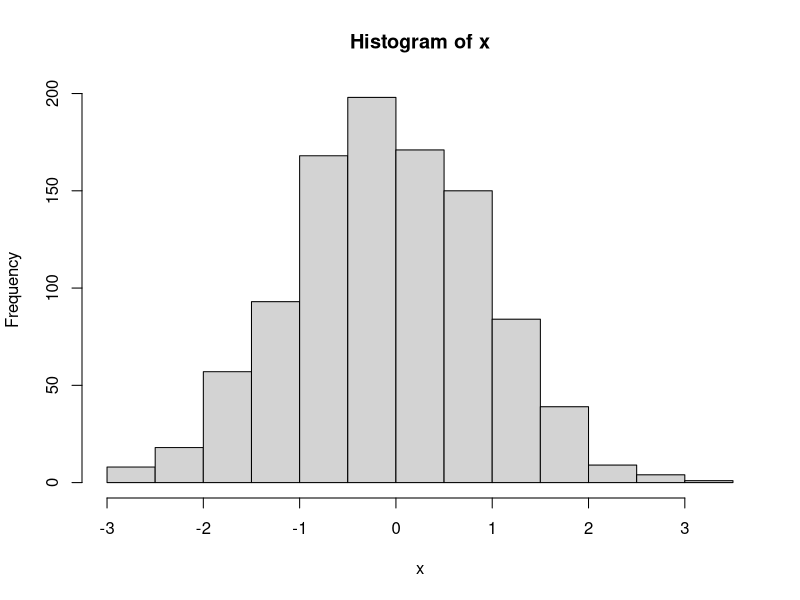
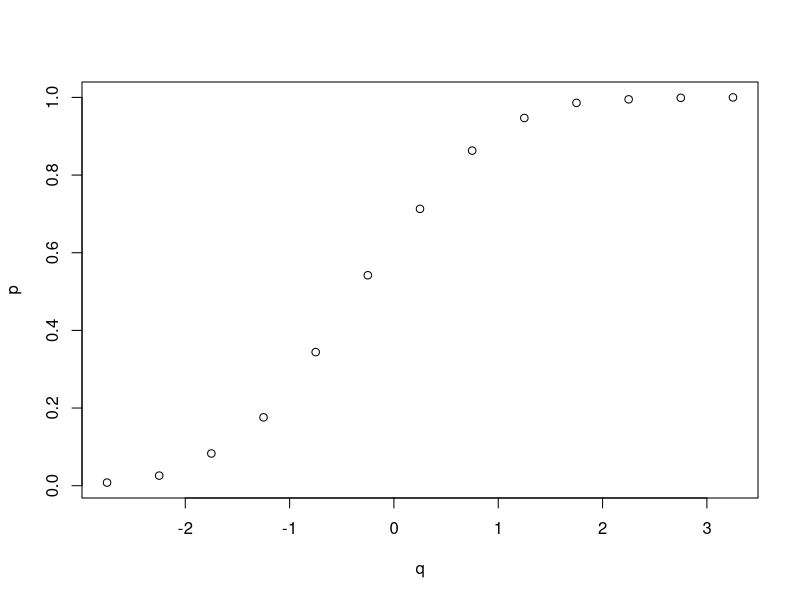
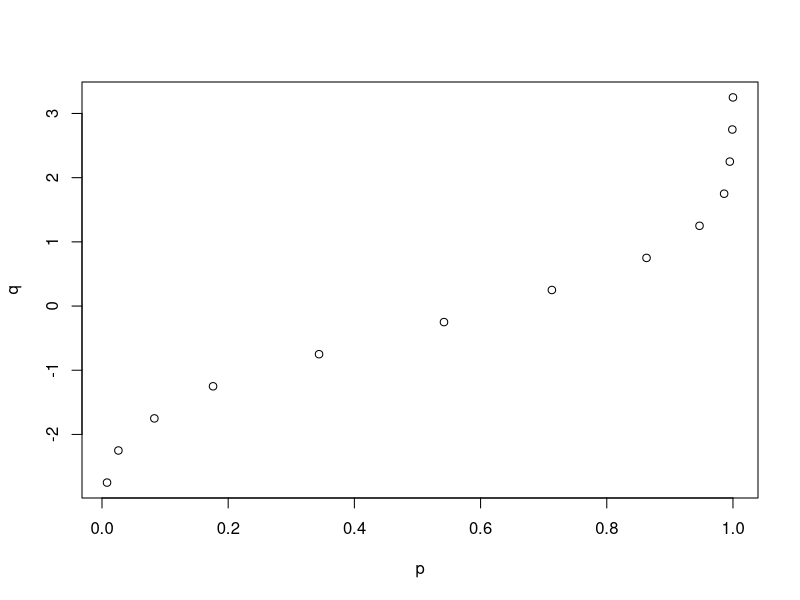
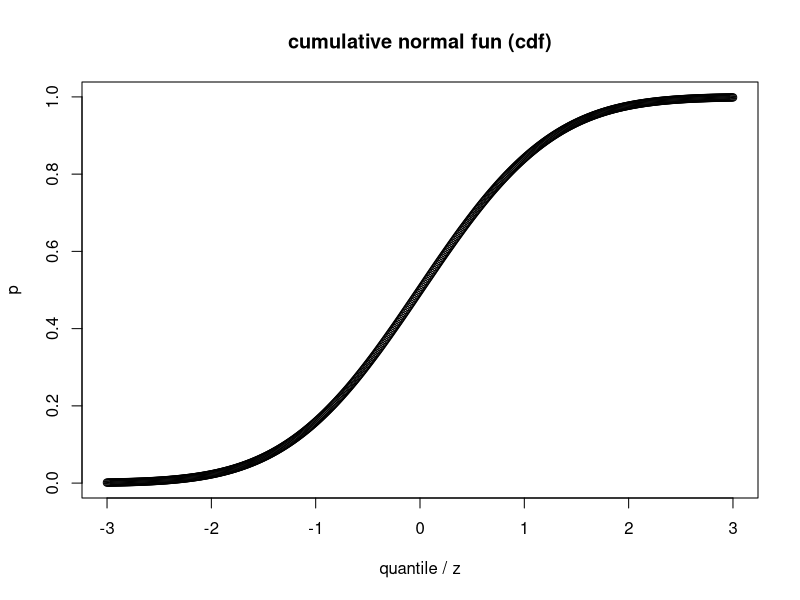
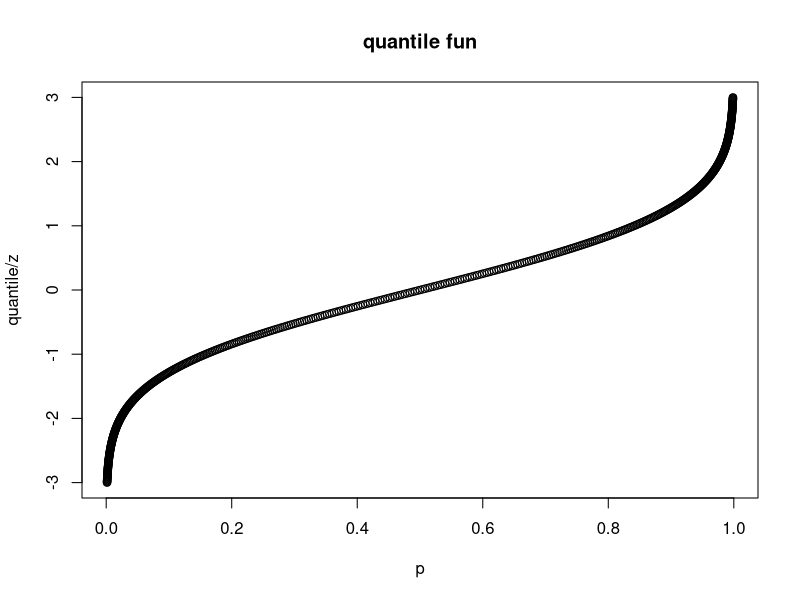
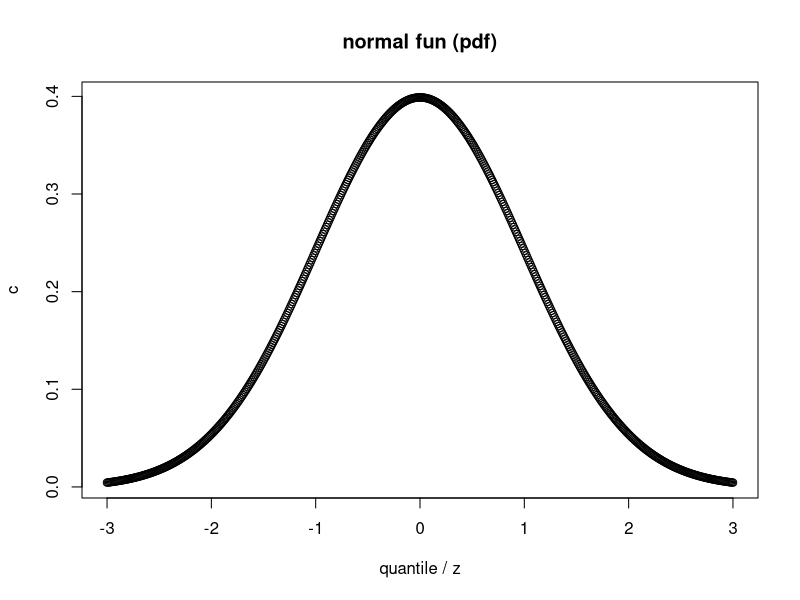

Here is the R script that generated these plots, in order:
## Signal Detection Theory tutorial in R
## Exercise 2 solution

### random variable distributed normal
x <- rnorm(1000)

# plotting an histogram
h <- hist(x)

# cumulative sum
p <- cumsum(h$counts)/sum(h$counts)

q <- h$mids
plot(q, p)

# it's inverse
plot(p,q)


### functions pnorm() and qnorm() do something similar

q <- seq(-3, 3, .01)
p <- pnorm(q)
plot(q, p, xlab='quantile / z', ylab='p')
title('cumulative normal fun (cdf)')

q <- qnorm(p)
plot(p, q, xlab='p', ylab='quantile/z')
title('quantile fun')

c <- dnorm(q)
plot(q,c, xlab='quantile / z', ylab='c')
title('normal fun (pdf)')


# EOF
